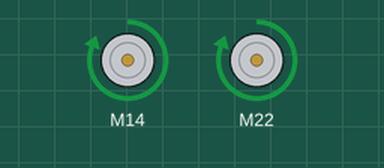
Bench run of a sketch on a simulated Arduino Uno, built with avr-gcc and run on an emulated ATmega328P. Shown: 2 × DC motor (green arrow = forward, orange = backward, longer = faster).

Above: at 0.1 s.
At 68.1 s:
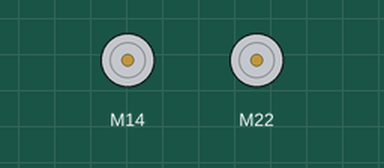
At 109.1 s:
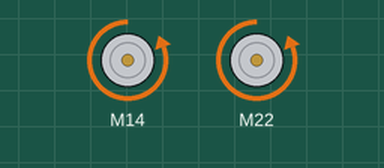
Timing chart, 0 to 110.6 s (numbered marks = the images above):
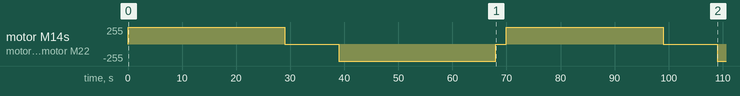

Measured:
- by itself, motor M14, motor M22: stopped → forward 255/255 at 0.00 s, → stopped 29.0 s later, → backward 255/255 10.0 s later, → stopped 29.0 s later, … (7 changes in this stretch)

The sketch:

Dcmotor_test.ino
```cpp
// (licence header left out)
#include "MeMegaPi.h"

MeMegaPiDCMotor motor1(PORT4A);

MeMegaPiDCMotor motor2(PORT4B);


uint8_t motorSpeed = 255;

void setup()
{
}

void loop()
{
  motor1.run(motorSpeed); /* value: between -255 and 255. */
  motor2.run(motorSpeed); /* value: between -255 and 255. */
  delay(29000);
  motor1.stop();
  motor2.stop();
  delay(10000);
  motor1.run(-motorSpeed);
  motor2.run(-motorSpeed);
  delay(29000);
  motor1.stop();
  motor2.stop();
  delay(2000);
}
```
